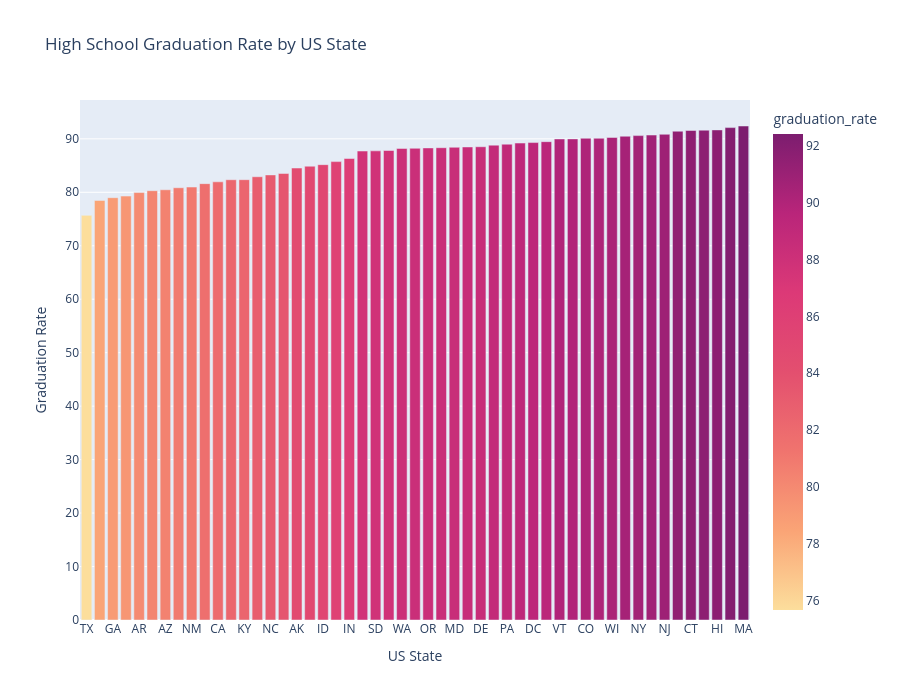

Notebook code cell kept with this figure:
### Code cell
finish_hs_bar = px.bar(hs_grad_rate, x='Geographic Area', y='graduation_rate', color='graduation_rate',
                           title='High School Graduation Rate by US State', color_continuous_scale='sunsetdark', height=700)
finish_hs_bar.update_layout(xaxis_title='US State', yaxis_title="Graduation Rate")
finish_hs_bar.show()

### Figure 1 — Plotly figure (JSON) as saved in the notebook; plotly's stock layout.template omitted (floating-point values rounded to 4 significant figures)
{"data": [{"hovertemplate": "Geographic Area=%{x}<br>graduation_rate=%{marker.color}<extra></extra>", "legendgroup": "", "marker": {"color": [75.69, 78.47, 78.99, 79.29, 79.95, 80.3, 80.47, 80.85, 80.98, 81.62, 81.96, 82.35, 82.36, 82.91, 83.25, 83.52, 84.54, 84.88, 85.17, 85.74, 86.32, 87.72, 87.75, 87.82, 88.2, 88.23, 88.3, 88.34, 88.42, 88.48, 88.52, 88.82, 89.0, 89.21, 89.3, 89.47, 89.98, 89.99, 90.11, 90.11, 90.26, 90.49, 90.6, 90.71, 90.85, 91.43, 91.57, 91.62, 91.67, 92.1, 92.4], "coloraxis": "coloraxis", "pattern": {"shape": ""}}, "name": "", "orientation": "v", "showlegend": false, "textposition": "auto", "type": "bar", "x": ["TX", "MS", "GA", "LA", "AR", "AL", "AZ", "SC", "NM", "TN", "CA", "WV", "KY", "OK", "NC", "MO", "AK", "VA", "ID", "FL", "IN", "NV", "SD", "ND", "WA", "KS", "OR", "OH", "MD", "IL", "DE", "RI", "PA", "MI", "DC", "MN", "VT", "NE", "CO", "IA", "WI", "MT", "NY", "NH", "NJ", "ME", "CT", "UT", "HI", "WY", "MA"], "xaxis": "x", "y": [75.69, 78.47, 78.99, 79.29, 79.95, 80.3, 80.47, 80.85, 80.98, 81.62, 81.96, 82.35, 82.36, 82.91, 83.25, 83.52, 84.54, 84.88, 85.17, 85.74, 86.32, 87.72, 87.75, 87.82, 88.2, 88.23, 88.3, 88.34, 88.42, 88.48, 88.52, 88.82, 89.0, 89.21, 89.3, 89.47, 89.98, 89.99, 90.11, 90.11, 90.26, 90.49, 90.6, 90.71, 90.85, 91.43, 91.57, 91.62, 91.67, 92.1, 92.4], "yaxis": "y"}], "layout": {"barmode": "relative", "coloraxis": {"colorbar": {"title": {"text": "graduation_rate"}}, "colorscale": [[0, "rgb(252, 222, 156)"], [0.1667, "rgb(250, 164, 118)"], [0.3333, "rgb(240, 116, 110)"], [0.5, "rgb(227, 79, 111)"], [0.6667, "rgb(220, 57, 119)"], [0.8333, "rgb(185, 37, 122)"], [1, "rgb(124, 29, 111)"]]}, "height": 700, "legend": {"tracegroupgap": 0}, "title": {"text": "High School Graduation Rate by US State"}, "xaxis": {"anchor": "y", "domain": [0, 1], "title": {"text": "US State"}}, "yaxis": {"anchor": "x", "domain": [0, 1], "title": {"text": "Graduation Rate"}}}}
